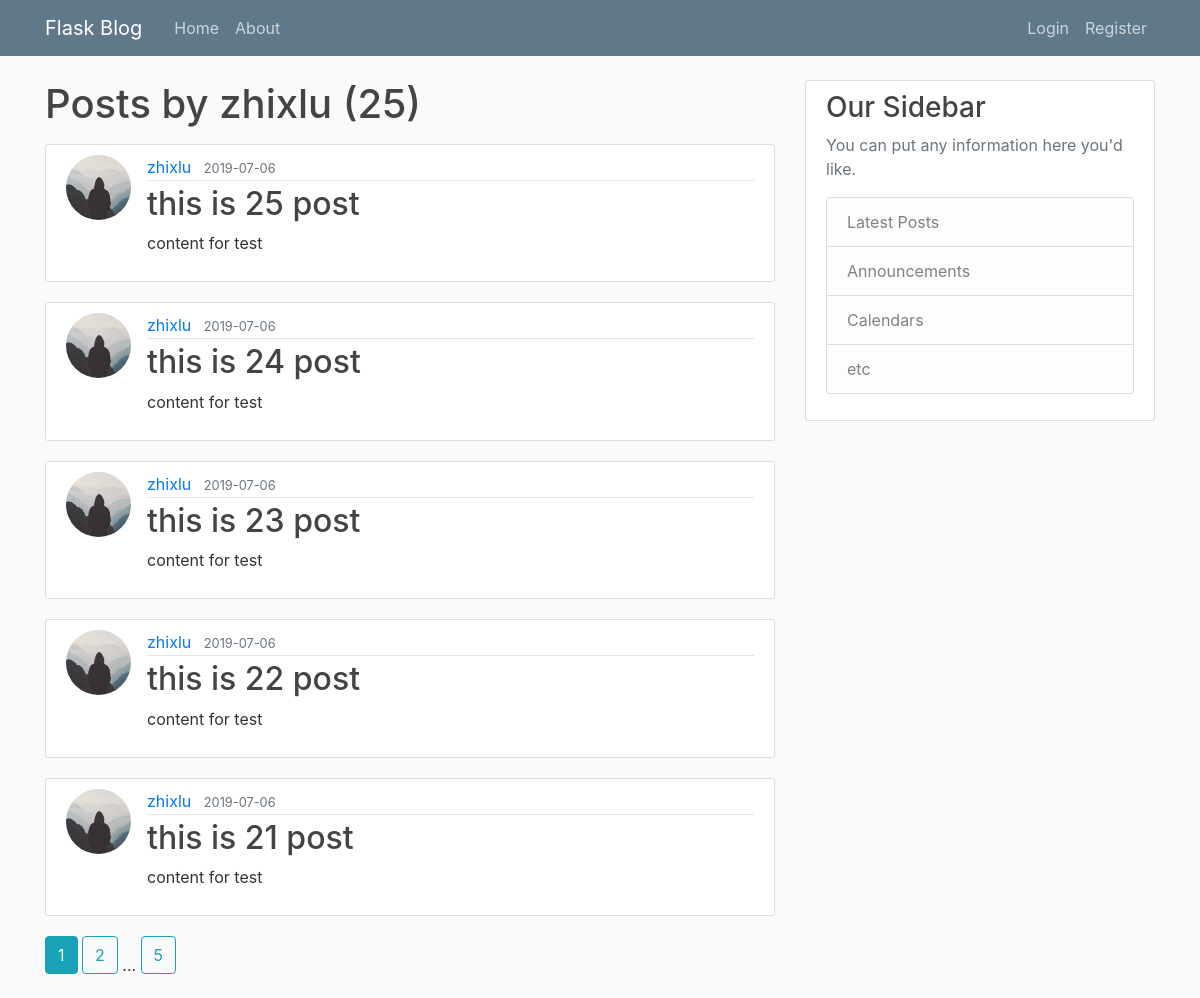
The page /user/zhixlu on the database as committed earlier.
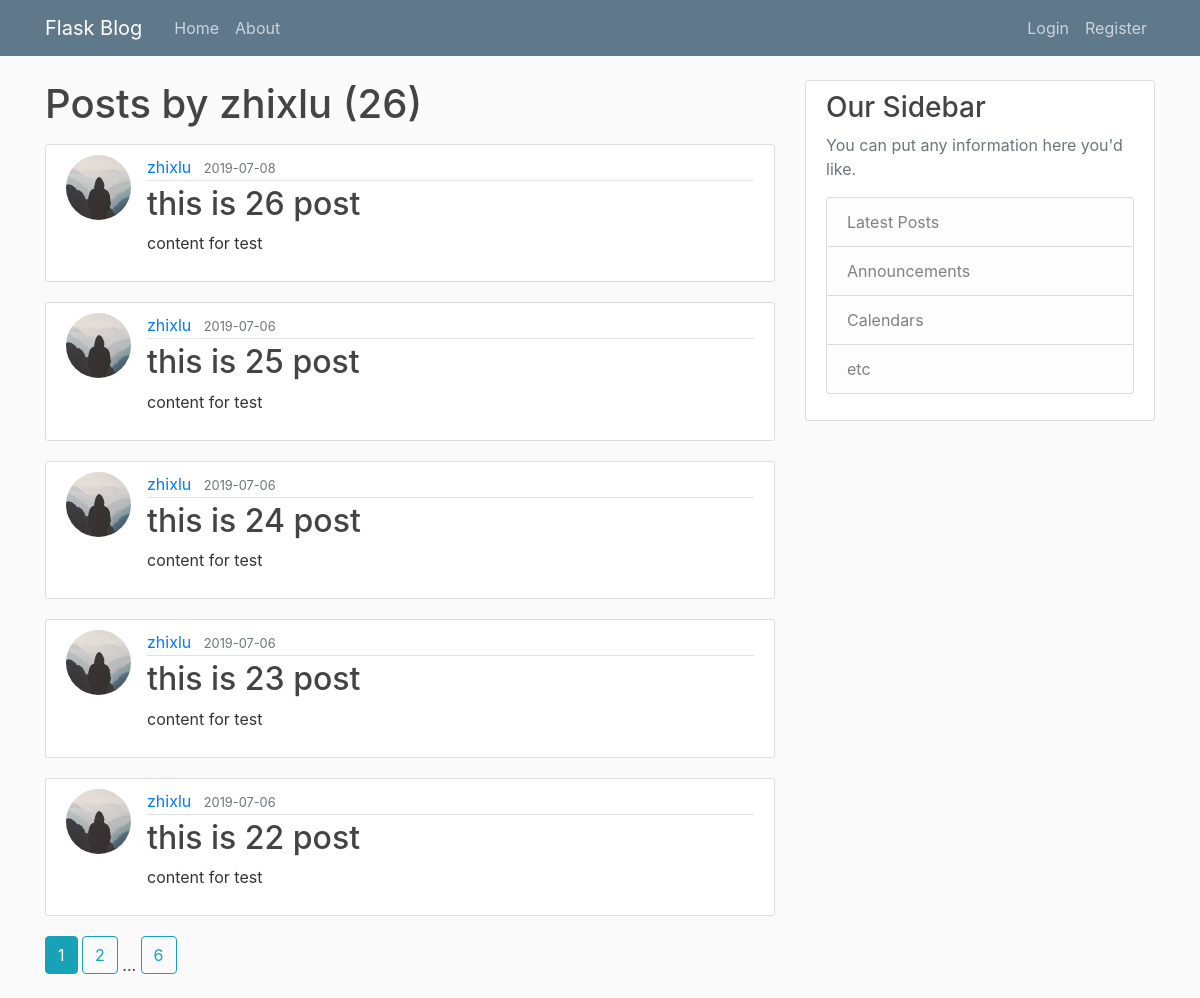
The same page on the database as committed later.
### flask_blog/models.py (models this page shows, shortened)
class Post(db.Model):
    id = db.Column(db.Integer, primary_key=True)
    title = db.Column(db.String(100), nullable=False)
    date_posted = db.Column(db.DateTime, nullable=False, default=datetime.utcnow)
    content = db.Column(db.Text, nullable=False)
    user_id = db.Column(db.Integer, db.ForeignKey('user.id'), nullable=False)

class User(db.Model, UserMixin):
    id = db.Column(db.Integer, primary_key=True)
    username = db.Column(db.String(20), unique=True, nullable=False)
    email = db.Column(db.String(120), unique=True, nullable=False)
    image_file = db.Column(db.String(20), nullable=False, default='default.jpg')
    password = db.Column(db.String(60), nullable=False)
    posts = db.relationship('Post', backref='author', lazy=True)

### flask_blog/routes.py (the view)
@app.route('/user/<string:username>')
def user_posts(username):
    page = request.args.get('page', 1, type = int)
    user = User.query.filter_by(username=username).first_or_404()
    posts = Post.query.filter_by(author = user).\
            order_by(Post.date_posted.desc()).\
            paginate(page = page, per_page = 5)
    return render_template('user_posts.html', posts = posts, user = user)

### flask_blog/templates/user_posts.html
{% extends "layout.html" %}
{% block content %}
    <h1 class="mb-3">Posts by {{ user.username }} ({{ posts.total }})</h1>
    {% for post in posts.items %}
        <article class="media content-section">
          <img class="rounded-circle article-img "src="{{ url_for('static', filename= 'profile_pics/' + post.author.image_file) }}">
            <div class="media-body">
              <div class="article-metadata">
                <a class="mr-2" href="{{ url_for('user_posts', username = post.author.username) }}">{{ post.author.username }}</a>
                <small class="text-muted">{{ post.date_posted.strftime('%Y-%m-%d') }}</small>
              </div>
              <h2><a class="article-title" href="{{ url_for('post', post_id = post.id) }}">{{ post.title }}</a></h2>
              <p class="article-content">{{ post.content }}</p>
            </div>
        </article>
    {% endfor %}
    {% for page_num in posts.iter_pages(left_edge=1, right_edge=1, left_current=1, right_current=2) %}
        {% if page_num %}
          {% if posts.page == page_num %}
            <a class="btn btn-info mb-4" href="{{ url_for('home', page = page_num) }}">{{ page_num }}</a>
          {% else %}
            <a class="btn btn-outline-info mb-4" href="{{ url_for('home', page = page_num) }}">{{ page_num }}</a>
          {% endif %}
            {% else %}
          ...
        {% endif %}
    {% endfor %}
{% endblock content %}

Rows that differ between the two databases and show on the page:
no longer on this page (row unchanged): Post: image_file (placeholder picture), author.username "zhixlu", date_posted "2019-07-06", title "this is 21 post", content "content for test"
added Post: image_file (placeholder picture), author.username "zhixlu", date_posted "2019-07-08", title "this is 26 post", content "content for test"
Other text that changed with them:
{{ posts.total }}: "25" → "26"
new list line: "6"
list line gone: "5"
